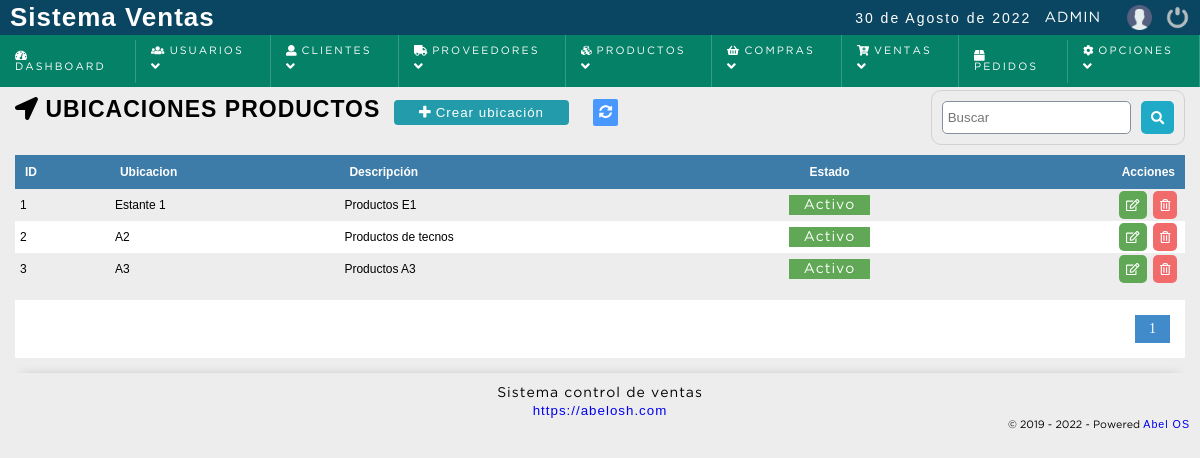
Screenshot of /sistema/ubicacion/ubicacion.php (signed in) with the database file from the repository.
### tables this page shows
CREATE TABLE IF NOT EXISTS `ubicacion` (
  `id_ubicacion` bigint(20) NOT NULL AUTO_INCREMENT,
  `ubicacion` varchar(200) NOT NULL,
  `descripcion` text NOT NULL,
  `dateadd` datetime NOT NULL DEFAULT CURRENT_TIMESTAMP,
  `usuario_id` bigint(20) NOT NULL,
  `status` int(11) NOT NULL DEFAULT '1',
  PRIMARY KEY (`id_ubicacion`)
);

### sistema/includes/functions.php (called while the page is built, shortened)
<?php
	function decrypt($string, $key) {
	   $result = '';
	   $string = base64_decode($string);
	   for($i=0; $i<strlen($string); $i++) {
	      $char = substr($string, $i, 1);
	      $keychar = substr($key, ($i % strlen($key))-1, 1);
	      $char = chr(ord($char)-ord($keychar));
	      $result.=$char;
	   }
	   return $result;
	}
 ?>

### sistema/ubicacion/ubicacion.php (the view, shortened to what this page needs)
<?php
	include "../../conexion.php";
	$sql_registe = mysqli_query($conection,"SELECT COUNT(*) as total_registro FROM ubicacion WHERE status != 10 ");
	$result_register = mysqli_fetch_array($sql_registe);
	$total_registro = $result_register['total_registro'];
	$por_pagina = 100;
	if(empty($_GET['pagina']))
	{
		$pagina = 1;
	}else{
		$pagina = $_GET['pagina'];
	}
	$desde = ($pagina-1) * $por_pagina;
	$total_paginas = ceil($total_registro / $por_pagina);
	$query = mysqli_query($conection,"SELECT * FROM ubicacion WHERE status != 10 ORDER BY id_ubicacion ASC LIMIT $desde,$por_pagina
		");
 ?>
<!DOCTYPE html>
<html lang="en">
<head>
	<?php include "../includes/scripts.php"; ?>
</head>
<body>
	<?php include "../includes/header.php"; ?>
	<section id="container">
		<h1> <i class="fas fa-location-arrow" ></i> Ubicaciones productos</h1>
		<a href="#" class="btn_new btnNewUbicacion"><i class="fas fa-plus"></i> Crear ubicación</a>
		<a href="index.php" class="btnRefresh"><i class="fas fa-sync-alt" title="Actualizar"></i></a>
		<form action="buscar_ubicacion.php" method="get" class="form_search">
			<input type="text" name="busqueda" id="busqueda" placeholder="Buscar">
			<button type="submit" class="btn_search"><i class="fas fa-search"></i></button>
		</form>
	<div class="containerTable">
		<table>
			<tr>
				<th>ID</th>
				<th>Ubicacion</th>
				<th>Descripción</th>
				<th class="textcenter">Estado</th>
				<th class="textright">Acciones</th>
			</tr>
		<?php
			if($result > 0){
				while ($data = mysqli_fetch_array($query)) {
					if($data["status"] == 1){
						$estatusMarca = '<span title="Desactivar Ubicación" class="pagada activeUser" estado="'.$data["status"].'" onclick="modalActiveUbicacion('.$data["id_ubicacion"].');">Activo</span>';
					}else{
						$estatusMarca = '<span title="Activar Ubicación" class="anulada activeUser" estado="'.$data["status"].'" onclick="modalActiveUbicacion('.$data["id_ubicacion"].');">Inactivo</span>';
					}
			?>
				<tr id="item_<?php echo $data["id_ubicacion"]; ?>" >
					<td><?php echo $data["id_ubicacion"]; ?></td>
					<td class="rowUbicacion"><?php echo $data["ubicacion"]; ?></td>
					<td class="rowDescripcion"><?php echo  $data["descripcion"]; ?></td>
					<td class="rowEstado textcenter"><?php echo $estatusMarca; ?></td>
					<td class="textright">
						<div class="div_acciones">
							<div>
								<a class="btn_edit btnEditUbicacion" href="#"><i class="far fa-edit"></i> </a>
							</div>
							<div>
								<a class="btn_del btnDelUbicacion" href="#" title="Eliminar"><i class="far fa-trash-alt"></i></a>
							</div>
						</div>
					</td>
				</tr>
		<?php
				}
			}else{
				echo '<tr><td colspan="5" align="center"><p><strong>No hay datos para mostrar</strong></p></td></tr>';
			}
		 ?>
		</table>
	</div>
<?php
	if($total_registro != 0)
	{
 ?>
		<div class="paginador">
			<ul>
			<?php
				for ($i=1; $i <= $total_paginas; $i++) {
					if($i == $pagina)
					{
						echo '<li class="pageSelected">'.$i.'</li>';
					}else{
						echo '<li><a href="?pagina='.$i.'">'.$i.'</a></li>';
					}
				}
			 ?>
			</ul>
		</div>
<?php } ?>
	</section>
	<?php include "../includes/footer.php"; ?>
</body>
</html>

### sistema/css/style.css (style rules this page uses)
* { margin: 0; padding: 0; box-sizing: border-box; }
body { background: #ededed; }
h1, h2, h3, h4, h5, h6 { font-family: 'arial'; font-weight: bold; letter-spacing: 1px; }
h1 { font-size: 26px; }
a { text-decoration: none; font-family: arial; letter-spacing: 1px; }
span { font-family: 'GothamBook'; letter-spacing: 1px; font-size: 14px; line-height: 20px; }
#container { padding: 90px 15px 15px; }
form { background: #FFF; margin: auto; padding: 20px 43px; border: 1px solid #d1d1d1; }
input,select,textarea { display: block; width: 100%; font-size: 10pt; padding: 5px; border: 1px solid #85929e; border-radius: 5px; }
.btnRefresh { margin-left: 10px; color: #FFF; font-size: 10pt; background:#4898ff; padding: 6px; border-radius: 2px; }
#container h1 { font-size: 23px; text-transform: uppercase; display: inline-block; }
.btn_new { display: inline-block; background: #239baa; color: #FFF; padding: 5px 25px; border-radius: 4px; border: 0; margin: 10px; cursor: pointer; font-size: 10pt; }
table { border-collapse: collapse; font-size: 9pt; font-family: 'arial'; width: 100%; }
table th { text-align: left; padding: 10px; background: #3d7ba8; color: #FFF; }
table tr:nth-child(odd) { background: #FFF; }
table td { padding: 2px 5px; }
.activeUser { cursor: pointer; }
.paginador ul { padding: 15px; list-style: none; background: #FFF; margin-top: 15px; display: -webkit-flex; display: -moz-flex; display: -ms-flex; display: -o-flex; display: flex; justify-content: flex-end; }
.paginador a, .pageSelected { color: #428bca; border: 1px solid #ddd; padding: 5px; display: inline-block; font-size: 14px; text-align: center; width: 35px; }
.pageSelected { color: #FFF; background: #428bca; border: 1px solid #428bca; }
.form_search { display: -webkit-flex; display: -moz-flex; display: -ms-flex; display: -o-flex; display: flex; float: right; background: initial; padding: 10px; border-radius: 10px; margin-bottom: 10px; }
.form_search .btn_search { background: #1faac8; color: #FFF; padding: 10px; border: 0; cursor: pointer; margin-left: 10px; display: -webkit-flex; display: -moz-flex; display: -ms-flex; display: -o-flex; display: flex; border-radius: 5px; }
.textright { text-align: right; }
.textcenter { text-align: center; }
.pagada, .anulada, .reserva { color: #FFF; background: #60a756; text-align: center; padding: 4px 15px; width: 100%; }
.div_acciones { display: -webkit-flex; display: -moz-flex; display: -ms-flex; display: -o-flex; display: flex; justify-content: flex-end; }
.btn_view, .btn_edit, .btn_del, .btn_add, .btn_sendEmail, .btn_print { background-color: #1faac8; border: 0; border-radius: 5px; cursor: pointer; padding: 7px; margin: 0 3px; color: #FFF; }
.div_acciones .btn_view, .div_acciones .btn_edit, .div_acciones .btn_del, .btn_add { display: block; }
.btn_edit { background-color: #60a756; }
.btn_del { background-color: #f26b6b; }

### rows the page displays
ubicacion: id_ubicacion "1", ubicacion "Estante 1", descripcion "Productos E1"
ubicacion: id_ubicacion "2", ubicacion "A2", descripcion "Productos de tecnos"
ubicacion: id_ubicacion "3", ubicacion "A3", descripcion "Productos A3"

### other values shown
fechaC() "30 de Agosto de 2022"
$_SESSION['user'] "ADMIN"
WEB_EMPRESA "https://abelosh.com"
